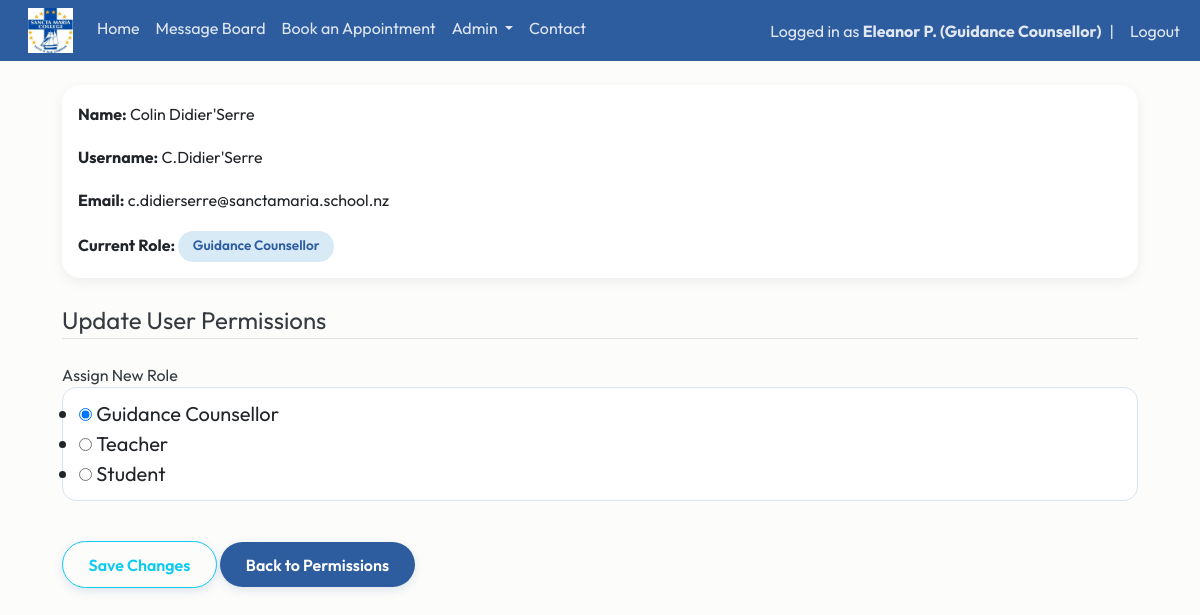
Screenshot of /update-user/9 (signed in) with the database file from the repository.
### website/models.py (models this page shows)
class User(db.Model, UserMixin):
    id = db.Column(db.Integer, primary_key=True)
    email = db.Column(db.String(150), unique=True)
    fname = db.Column(db.String(20))
    lname = db.Column(db.String(20))
    username = db.Column(db.String(150), unique=True)
    role = db.Column(db.String(150))
    password = db.Column(db.String(150))
    date_created = db.Column(db.DateTime(timezone=True), default=func.now())
    posts = db.relationship("Post", backref="user", cascade="all, delete-orphan")
    comments = db.relationship("Comment", backref="user", cascade="all, delete-orphan")
    likes = db.relationship("Like", backref="user", cascade="all, delete-orphan")
    appointments = db.relationship('Appointment', foreign_keys="Appointment.counsellor_id", back_populates="counsellor")

### website/views.py (the view)
@views.route("/update-user/<id>", methods=['GET', 'POST'])
@login_required
def update_user(id):
    if current_user.role not in ["Teacher", "Guidance Counsellor"]:
        flash("Access Denied", category='error')
        return redirect(url_for('views.home'))
    user = User.query.filter_by(id=id).first()
    form = UserPermissionUpdateForm()
    if form.validate_on_submit():
        user.role = form.role.data
        db.session.commit()
        flash("User Permissions Updated!", category="success")
        return redirect(url_for('views.permissions'))
    elif request.method =='GET':
        form.role.data = user.role
    return render_template("update_permissions.html", form=form, user=current_user, selected_user=user)

### website/forms.py
class UserPermissionUpdateForm(FlaskForm):
    role = RadioField("Assign New Role", choices=[('Guidance Counsellor'), ('Teacher'), ('Student')],validators=[DataRequired()])
    submit = SubmitField('Save Changes')

### website/__init__.py (called while the page is built)
def create_app():
    app = Flask(__name__)
    app.config['SECRET_KEY'] = "DQiAlMIU5u5eeLDw4KPMHx4d"
    app.config['SQLALCHEMY_DATABASE_URI'] = f'sqlite:///{DB_NAME}'
    db.init_app(app)
    from .views import views
    from .auth import auth
    app.register_blueprint(views, url_prefix="/")
    app.register_blueprint(auth, url_prefix="/")
    from .models import User, Post
    with app.app_context():
        db.create_all()
    login_manager = LoginManager()
    login_manager.login_view = "auth.login"
    login_manager.init_app(app)
    @login_manager.user_loader
    def load_user(id):
        return User.query.get(int(id))
    return app

### website/templates/update_permissions.html (shortened to what this page needs)
{% extends "template.html" %} {% block title %} Update User Permissions {% endblock %}
{% block content %}
<div class="container">
<br/>
    <div class="content-section">
        <form method="POST" action="">
            <div class="card mb-4">
                <div class="card-body">
                    <p><strong>Name:</strong>
                        {{ selected_user.fname }}
                        {{ selected_user.lname }}
                    </p>
                    <p><strong>Username:</strong>
                        {{ selected_user.username }}
                    </p>
                    <p><strong>Email:</strong>
                        {{ selected_user.email }}
                    </p>
                    <p class="mb-0">
                        <strong>Current Role:</strong>
                        {% if selected_user.role == "Student" %}
                            <span class="badge bg-success">Student</span>
                        {% elif selected_user.role == "Teacher" %}
                            <span class="badge bg-warning">Teacher</span>
                        {% else %}
                            <span class="badge bg-primary">Guidance Counsellor</span>
                        {% endif %}
                    </p>
                </div>
            </div>
            <fieldset class="form-group">
                <legend class="border-bottom mb-4">Update User Permissions</legend>
                <div class="form-group">
                    {{ form.role.label(class="form-control-label") }}
                    {% if form.role.errors %}
                        {{ form.role(class="form-control form-control-lg is-invalid") }}
                        <div class="invalid-feedback">
                            {% for error in form.role.errors %}
                                <span>{{ error }}</span>
                            {% endfor %}
                        </div>
                    {% else %}
                        {{ form.role(class="form-control form-control-lg") }}
                    {% endif %}
                </div>
            </fieldset>
            <br/>
                <div class="form-group">
                {{ form.submit(class="btn btn-outline-info") }}
                    <a href="/permissions">
                        <button class="btn btn-primary" type="button"> Back to Permissions </button>
                    </a>
                </div>
        </form>
    </div>
</div>
 {% endblock %}

### website/templates/template.html (shortened to what this page needs)
<!DOCTYPE html>
<html>
    <head>
        <link href="https://cdn.jsdelivr.net/npm/bootstrap@5.3.8/dist/css/bootstrap.min.css" rel="stylesheet">
        <link rel="stylesheet" type="text/css" href="{{ url_for('static', filename='main.css') }}">
    </head>
    <body>
        <nav class="navbar navbar-expand-lg sticky-top">
            <div class="container-fluid">
              <div class="collapse navbar-collapse" id="navbarSupportedContent">
                <ul class="navbar-nav me-auto mb-2 mb-lg-0">
                  <li class="nav-item">
                      <a class="navbar-brand" href="/home">
                          <img src="{{ url_for('static', filename='img/schoollogo.jpg') }}" width="45px" height="45px">
                      </a>
                  </li>
                  <li class="nav-item">
                      <a class="nav-link {% if request.path == '/home' %}active{% endif %}" href="/home">Home</a>
                  </li>
                  {% if user.is_authenticated %}
                  <li class="nav-item">
                    <a class="nav-link {% if request.path == '/blog' %}active{% endif %}" href="/blog">Message Board</a>
                  </li>
                  <li class="nav-item">
                      <a class="nav-link {% if request.path == '/book-appointment' %}active{% endif %}" href="/book-appointment">Book an Appointment</a>
                  </li>
                  {% if current_user.role in ["Guidance Counsellor", "Teacher"] %}
                  <li class="nav-item dropdown">
                      <a class="nav-link dropdown-toggle {% if request.path in ['/notifications', '/permissions'] %}active{% endif %}"
                        href="#"
                        role="button"
                        data-bs-toggle="dropdown"
                        aria-expanded="false">
                            Admin
                      </a>
                  </li>
                  {% endif %}
                  {% endif %}
                  <li class="nav-item">
                      <a class="nav-link {% if request.path == '/contact' %}active{% endif %}" href="/contact">Contact</a>
                  </li>
                </ul>
                <ul class="navbar-nav ms-auto align-items-center">
                {% if user.is_authenticated %}
                <li class="nav-item">
                    <span class="navbar-text">
                        Logged in as <strong>{{ user.fname }} {{ user.lname[0] }}. ({{ user.role }})</strong>
                    </span>
                </li>
                <li class="nav-item mx-2">
                    <span class="navbar-text">|</span>
                </li>
                <li class="nav-item">
                    <a class="nav-link py-0" href="/logout">Logout</a>
                </li>
                {% endif %}
                </ul>
              </div>
            </div>
          </nav>
        <main>{% block content %} {% endblock %}</main>
      </body>
</html>

### website/static/main.css (style rules this page uses)
:root { --navy: #2E5D9F; --blue: #5D8CC7; --seafoam: #e7f3fc; --light-blue: #F5FAFE; --cream: #FCFCFA; --text: #343A40; --danger: #C86B6B; --radius: 18px; --section-padding: 6rem; }
.navbar { background-color:var(--navy); }
.navbar .nav-link, .navbar .navbar-text { color: rgba(255,255,255,0.85); transition: 0.2s ease; }
body { background-color: var(--cream); color: var(--text); font-family: 'Outfit', Arial, sans-serif; }
p { line-height:1.7; }
.container { max-width: 1100px; }
.card { border: none; border-radius: var(--radius); box-shadow: 0 4px 14px rgba(0,0,0,0.06); transition: transform 0.25s ease, box-shadow 0.25s ease; }
.badge { padding: .55rem .9rem; border-radius: 20px; font-size: .85rem; font-weight: 600; }
.bg-primary { background:#D9EAF7 !important; color:var(--navy) !important; }
.btn { border-radius: 30px; padding: .65rem 1.6rem; font-weight: 600; transition: all .25s ease; box-shadow: 0 3px 10px rgba(46,93,159,.15); }
.btn-primary { background: var(--navy); border: none; color: white; }
form { padding-bottom:1rem; }
.form-control, .form-select { border-radius:14px; border:1px solid #D5E5F3; padding:.7rem 1rem; }

### rows the page displays
User: fname "Eleanor", lname "P", role "Guidance Counsellor"
User: fname "Colin", lname "Didier'Serre", username "C.Didier'Serre", email "c.didierserre@sanctamaria.school.nz", role "☑ Guidance Counsellor ☐ Teacher ☐ Student"
